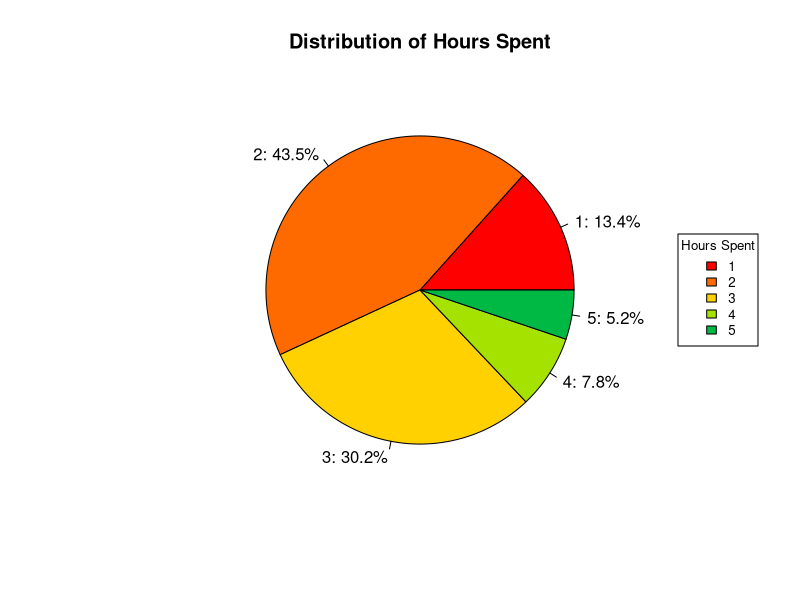
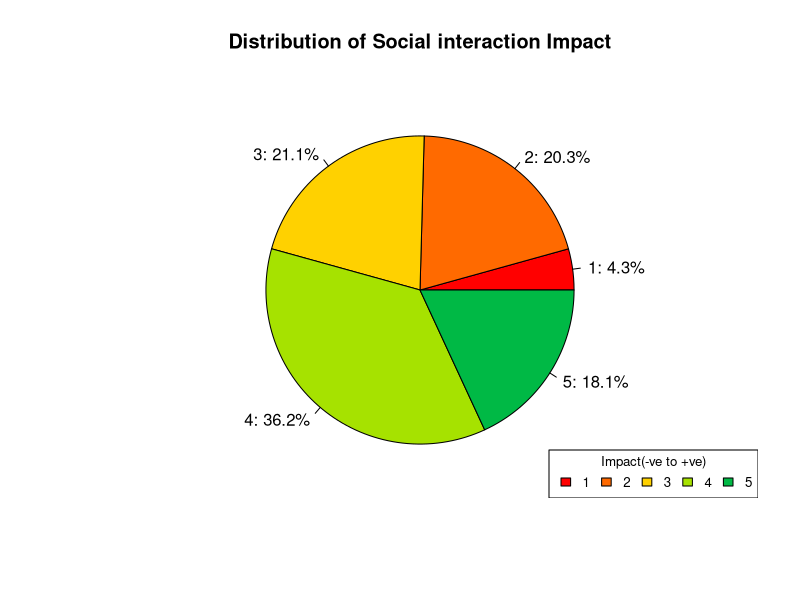
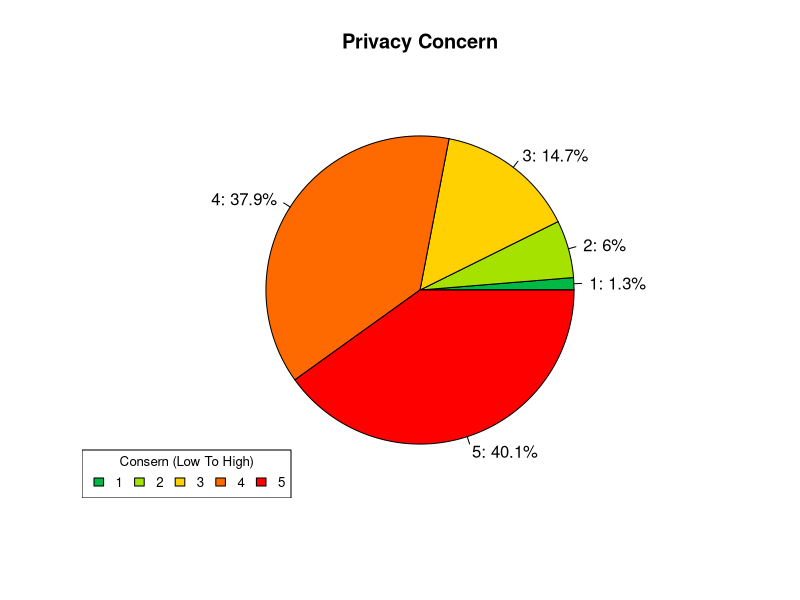
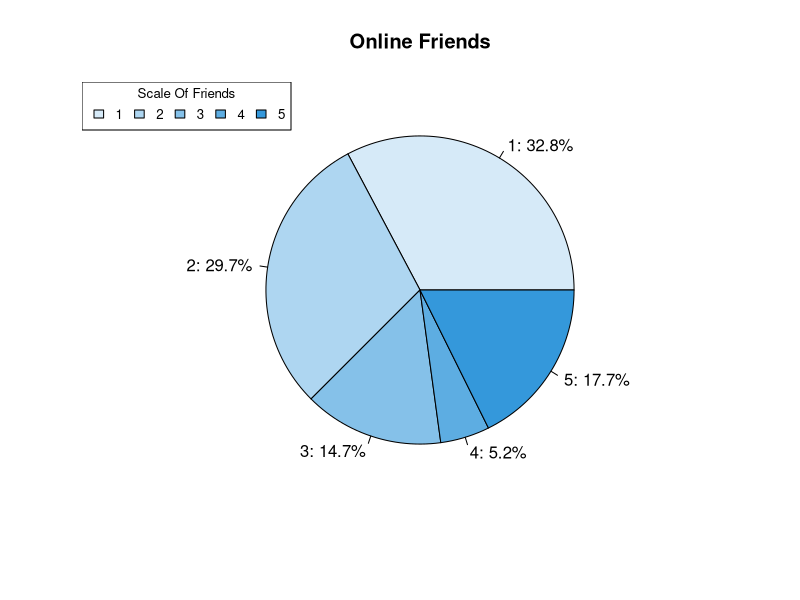
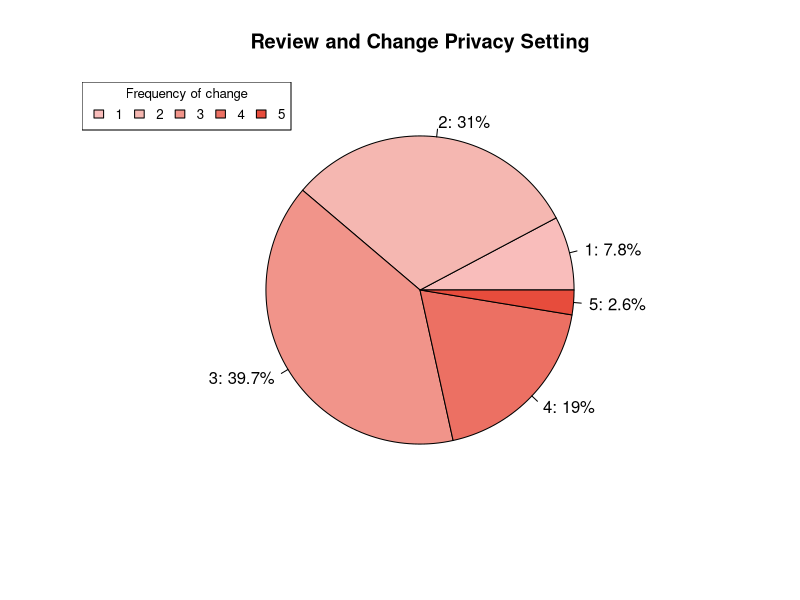
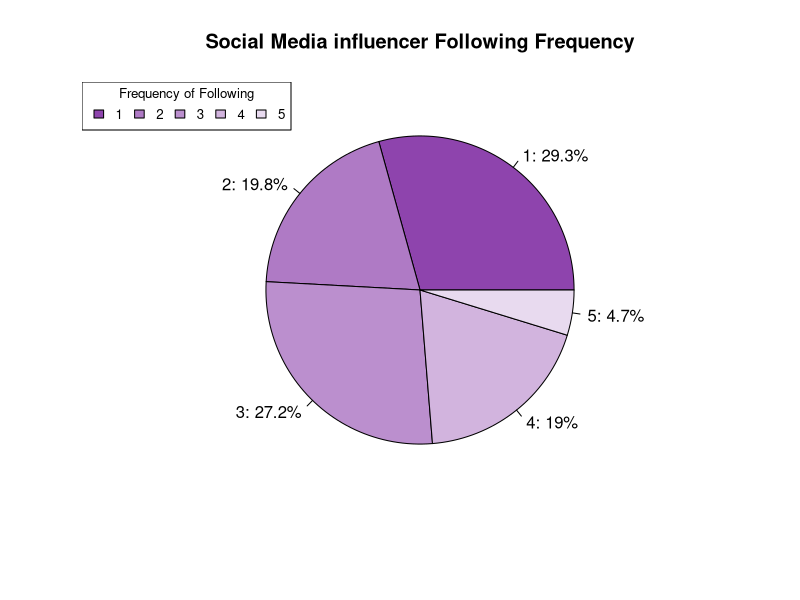
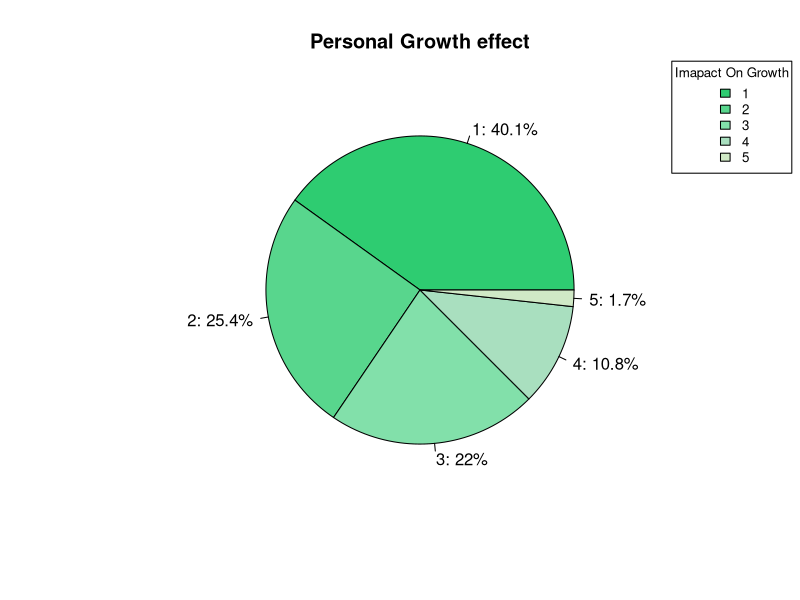
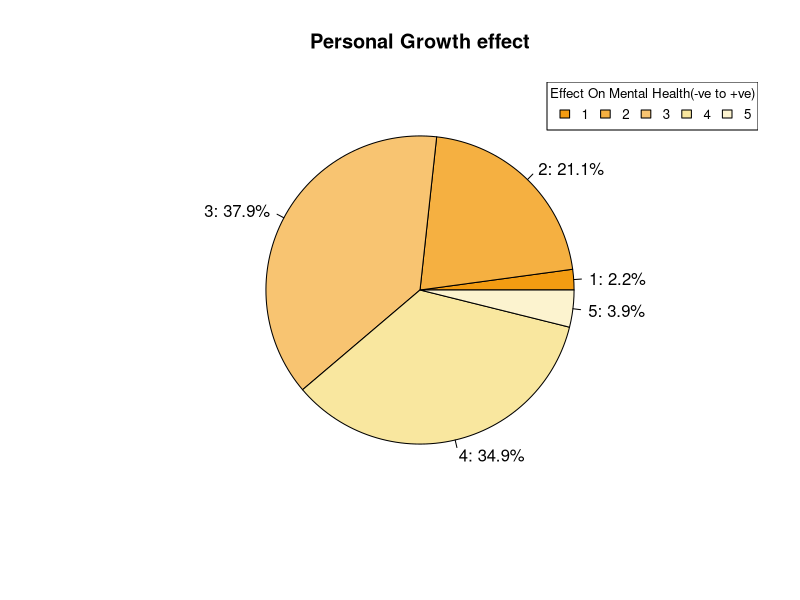

Recreate these plots in R, in order.

#Setting Directory
getwd()
setwd("C:\\Users\\aravi\\Desktop\\StatisticsUsingR\\SocialMediaStudy")
getwd()

#Importing Packages
library(ggplot2)



#Colors
pos_neg_pallete<- c("#FF0000", "#FF6A00", "#FFD100", "#A6E200", "#00B945")
my_palette <- rev( c("#FF6F61", "#FFD166", "#6B5B95", "#88B04B", "#4F6367"))
blue_palette <- rev(c("#3498db", "#5dade2", "#85c1e9", "#aed6f1", "#d6eaf8"))
red_palette <- c("#e74c3c", "#ec7063", "#f1948a", "#f5b7b1", "#f9bdbb")
green_palette <- c("#2ecc71", "#58d68d", "#82e0aa", "#a9dfbf", "#d0e9c6")
yellow_palette <- c("#f39c12", "#f5b041", "#f8c471", "#f9e79f", "#fcf3cf")
purple_palette <- c("#8e44ad", "#af7ac5", "#bb8fce", "#d2b4de", "#e8daef")

#data
data <- read.csv("IPSMOI.csv")
data <- data[-c(1, 2, 3)]



#HRSPD - Hours Spend per Day
#SIEFF - Social Interaction Effects Friends and Family
#ACPA - Academic Performance Affect
#MHAF - Mental Health Affected
#QRI - Quality and Relevance of Information
#PC - Privacy Concerns in social Media
#CCF - How Often Content Creation
#SSCC - Support Community and social Cause 
#UEP - Use on Education Purpose
#CASI - Creating Awareness On Social Issues
#PDDA - Purchase decisions due to advertising
#SOSP - How Often Social Media Use
#SMPF - Social Media Platform 
#RPS - Review and Update Privacy Settings
#TCEM - Type of Content Engagement Most
#OLF - Online Friends 
#APOC - Actively Participate in Online Community
#SMIF - Social Media Influencer Following 
#PFO - Provide Feedback or opinions
#PG - Personal Growth

# Change Column Names to abbreviations
colnames(data)<-c("AgeGroup","Gender","CareerStatus","ResidentialArea",
                  "HRSPD","SIEFF","ACPA","MHAF","QRI",
                  "PC","CCF","SSCC","UEP","CASI","PDDA",
                  "SOSP","SMPF","RPS","TCEM","OLF","APOC","SMIF","PFO","PG")


#Data Conversions To numeric Ordinal Data
#data$HRSPD
data$HRSPD<-as.numeric(
  factor(data$HRSPD,
         levels = c("Less than 1 hour",
                    "1-2 hours",
                    "3-4 hours",
                    "5-6 hours", 
                    "More than 6 hours")))
pie(table(data$HRSPD), labels = paste0(names(table(data$HRSPD)), ": ", round(table(data$HRSPD) / sum(table(data$HRSPD)) * 100, 1), "%"),
    col = pos_neg_pallete, main = "Distribution of Hours Spent")
legend("right", legend = names(table(data$HRSPD)), fill = pos_neg_pallete, title = "Hours Spent",xpd=TRUE, inset=c(0, -.15), cex=.8)

      

#data$SIEFF
data$SIEFF<-as.numeric(
  factor(data$SIEFF,
         levels = c("Significantly Negative",
                    "Slightly Negative",
                    "No Impact",
                    "Slightly Positive", 
                    "Significantly Positive")))
pie(table(data$SIEFF), labels = paste0(names(table(data$SIEFF)), ": ", round(table(data$SIEFF) / sum(table(data$SIEFF)) * 100, 1), "%"),
    col = pos_neg_pallete, main = "Distribution of Social interaction Impact")
legend("bottomright", legend = names(table(data$SIEFF)),horiz = TRUE, fill = pos_neg_pallete, title = "Impact(-ve to +ve)",cex = 0.8)


#data$CareerStatus
data$CareerStatus<-factor(data$CareerStatus)

#data$PC
data$PC<-as.numeric(
  factor(data$PC, 
         levels = c("Not Concerned at All",
                    "Not Very Concerned", 
                    "Neutral", 
                    "Somewhat Concerned",
                    "Very Concerned")))
pie(table(data$PC), labels = paste0(names(table(data$PC)), ": ", round(table(data$PC) / sum(table(data$PC)) * 100, 1), "%"),
    col = rev(pos_neg_pallete), main = "Privacy Concern")
legend("bottomleft", legend = names(table(data$PC)), fill = rev(pos_neg_pallete),horiz = TRUE ,title = "Consern (Low To High)",cex=.8)



#data$OLF
data$OLF<-as.numeric(
  factor(data$OLF, 
         levels = c("No Online Friends",
                    "Less than 10", 
                    "10-30", 
                    "30-50",
                    "More than 50")))

pie(table(data$OLF), labels = paste0(names(table(data$OLF)), ": ", round(table(data$OLF) / sum(table(data$OLF)) * 100, 1), "%"),
    col = blue_palette, main = "Online Friends")
legend("topleft", legend = names(table(data$OLF)), horiz = TRUE,fill = blue_palette, title = "Scale Of Friends",cex=.8)


#data$RPS
data$RPS<-as.numeric(
  factor(data$RPS, 
         levels = c("Never",
                    "Rarely", 
                    "Occasionally", 
                    "Frequently",
                    "All the time")))
pie(table(data$RPS), labels = paste0(names(table(data$RPS)), ": ", round(table(data$RPS) / sum(table(data$RPS)) * 100, 1), "%"),
    col = rev(red_palette), main = "Review and Change Privacy Setting")
legend("topleft", legend = names(table(data$RPS)), fill = rev(red_palette),horiz = TRUE, title = "Frequency of change",cex=.8)


#data$SMIF
data$SMIF<-as.numeric(
  factor(data$SMIF, 
         levels = c("Never",
                    "Rarely", 
                    "Occasionally", 
                    "Frequently",
                    "All the time")))
pie(table(data$SMIF), labels = paste0(names(table(data$SMIF)), ": ", round(table(data$SMIF) / sum(table(data$SMIF)) * 100, 1), "%"),
    col = purple_palette, main = "Social Media influencer Following Frequency")
legend("topleft", legend = names(table(data$SMIF)), fill = purple_palette, horiz = TRUE,title = "Frequency of Following",cex=.8)




#data$PG
data$PG<-as.numeric(
  factor(data$PG, 
         levels = c("Never",
                    "Rarely", 
                    "Occasionally", 
                    "Frequently",
                    "All the time")))
pie(table(data$PG), labels = paste0(names(table(data$PG)), ": ", round(table(data$PG) / sum(table(data$PG)) * 100, 1), "%"),
    col = green_palette, main = "Personal Growth effect")
legend("topright", legend = names(table(data$PG)), fill = green_palette, title = "Imapact On Growth",xpd=TRUE, inset=c(-0.05,-0.05), cex=.8)


#data$MHAF
data$MHAF<-as.numeric(
  factor(data$MHAF,
         levels = c("Extremely Negative",
                    "Negative",
                    "No Impact",
                    "Positive", 
                    "Extremely Positive")))
pie(table(data$MHAF), labels = paste0(names(table(data$MHAF)), ": ", round(table(data$MHAF) / sum(table(data$MHAF)) * 100, 1), "%"),
    col = yellow_palette, main = "Personal Growth effect")
legend("topright", legend = names(table(data$MHAF)),horiz = TRUE, fill = yellow_palette, title = "Effect On Mental Health(-ve to +ve)", inset=c(-0.0,-0.0), cex=.8)


#-------------------------------------------------------------------------------
#Comparison Of Academic Status and Social Interaction Impact
SocialInteractionScale<-as.factor(data$SIEFF)
ggplot(data, aes(x = CareerStatus, fill = SocialInteractionScale)) +
  geom_bar(position = "dodge") +
  labs(title = "Comparison of Academic Status and Social Interaction Impact",
       x = "Academic Status",
       y = "Respondent Count") +
  scale_fill_manual(values = pos_neg_pallete)+
  theme_minimal()
print("It was Seen that Employed Respondents had better
      social Interaction than other groups like unemployed and
      retired and school respondents having little negative effect.
      This can be a conclusion that people having more real life interaction 
      have felt the negative effect on social interaction after social media use")

#-------------------------------------------------------------------------------



#-------------------------------------------------------------------------------
#Comparing Privacy Concerns and Mental Health 
ggplot(data, aes(x = factor(AgeGroup), y = PC, fill = factor(MHAF))) +
  geom_violin(trim = FALSE) +
  labs(title = "Violin Plot: Privacy Concerns vs. Mental Health",
       x = "Age Group",
       y = "Privacy Concerns",
       fill = "Mental Health") +
  scale_fill_manual(values = pos_neg_pallete) +
  theme_minimal()
print("The data shows that spread on highly negative metal health 
      effect with very less respondents for the age group 45+ .
      With under 18 having very less negative impact on mental health compared to others.
      and a small spike in the respondents on the slightly
      negative side in the age group of 25-34.")

#-------------------------------------------------------------------------------



#-------------------------------------------------------------------------------
#Comparing Hours spent a day and Mental Health
MentalHealthScale<-factor(data$MHAF)
ggplot(data, aes(x = Gender, y = HRSPD, fill = MentalHealthScale)) +
  geom_boxplot() +
  labs(title = "Box Plot: Hours Spent a Day and Mental Health by Gender",
       x = "Gender",
       y = "Hours Spend per day") +
  scale_fill_manual(values = pos_neg_pallete) +
  theme_minimal()
print("It could be seen that both male and female use social media around the 
      duration of 2-3 hours a day. but within that males who spent lesser than
      3hours felt that the mental health had a a positive impact, while majority
      of the data that is number of repondents with diffrent mental health effects
      are alternating as the medians of the diffrent scales not in same level . but it could be seen that 
      The same Gender of Male has a higher toll on mental health affecting negatively.
      ")
#-------------------------------------------------------------------------------




#-------------------------------------------------------------------------------
#Comparing Privacy Concerns and Privacy Setting Updation
ggplot(data, aes(x = factor(PC), y = factor(RPS), color = AgeGroup)) +
  geom_jitter(position = position_jitter(width = 0.3, height = 0.2), size = 3) +
  labs(title = "Jitter Plot: Privacy Concerns and Review and Update Privacy Settings",
       x = "Privacy Concerns",
       y = "Review and Update Privacy Settings") +
  scale_color_manual(values = pos_neg_pallete)+
  theme_minimal()
print("The data shows us that the Age of 18-24 have the maximum
      chances of changing their privacy settings as they are 
      conserned about thesere privacy, As most of the data collected was from that group 
      they seem to be present in all categories.the inference is that people who are 
      conserned have or will change the settings ")
#-------------------------------------------------------------------------------

  
  
#-------------------------------------------------------------------------------
#Influencer Following and Personal Growth
  ggplot(data, aes(x = SMIF, y = PG, color = AgeGroup)) +
    geom_point(size=4) +
    labs(title = "Scatter Plot of Social Media Influencer Following and Personal Growth with Age Group",
         x = "Social Media Influencer Following",
         y = "Personal Growth",
         color = "Age Group") +
    theme_minimal()
print("This visualization shows us that the age group of 18- 24 are following
      more social media  influencers and they have a mixed opinion on personal growth.But
      the age group of 35-44 have a positive personal growth if they followed influencers
      the age group of 45 and above didnt feel much of any improvement in personal growth
      and they belong to the category of people who follow very less influencers ")
#-------------------------------------------------------------------------------  



#This study was a small part of the bigger study conducted on the impact of social media 
#which produced a very robust dataset with verity of datas .the aim was to find how social media affected ones life
#and on what aspects they made changes and also on different demographics. 
#the main take away is that the negative or positive is not significantly predictable as both have equal weightage in this data
#but it is for sure that the new life style with internet and how it affects our mental health is a real thing and 
#how internet personalities or influencers shape the lifes of people and how social media has bought a change in
#how we interact with each other . the Time we spend on social media in higher.Everyone are concerned about their
#digital privacy but yet still only the people who are very conserned are doin somethings on their side to fix it  